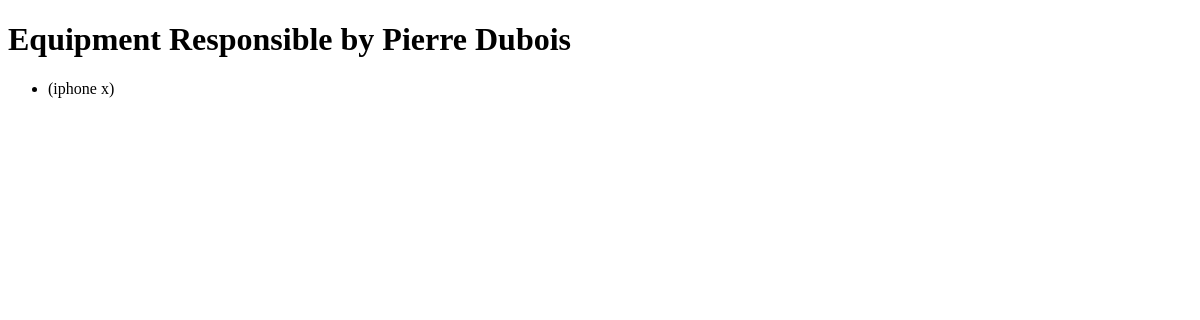
The app's page /teacher_responsibility/1/, older data.
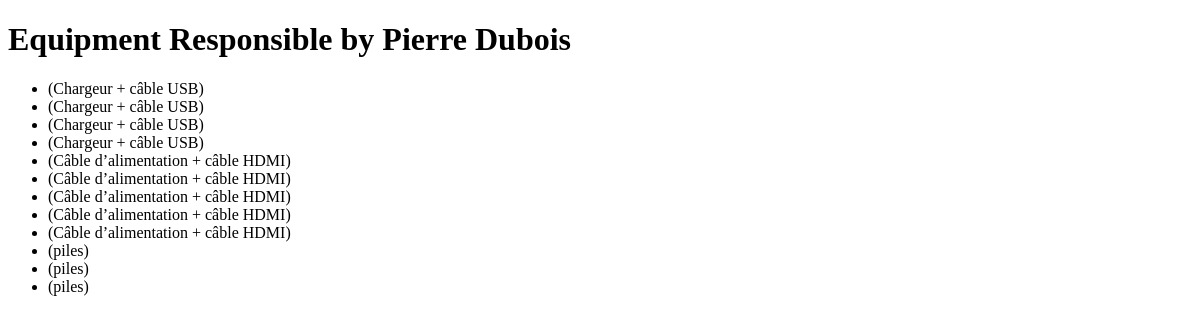
The same page, newer data.
### equipment_app/models.py (models this page shows, shortened)
class Equipment(models.Model):
    EQUIPMENT_TYPE_CHOICES = [
        ('smartphone', 'Smartphone'),
        ('tablet', 'Tablette'),
        ('screen', 'Écran'),
        ('projector', 'Vidéo-Projecteur'),
        ('laser_pointer', 'Pointeur Laser'),
    ]
    BUDGET_CHOICES = [
        ('current_year', 'Current Year Budget'),
        ('projects', 'Projects Budget'),
        ('exceptional', 'Exceptional Financing'),
    ]
    type = models.CharField(max_length=50, choices=EQUIPMENT_TYPE_CHOICES)
    budget = models.CharField(max_length=20, choices=BUDGET_CHOICES, default='current_year')
    accessories = models.TextField()
    owner = models.ForeignKey(Teacher, on_delete=models.CASCADE)
    current_location = models.ForeignKey(Room, on_delete=models.CASCADE, related_name='location', default=1)
    current_possessor = models.ForeignKey(Teacher, on_delete=models.CASCADE, related_name='possessor')

### equipment_app/views.py (the view)
# urls.py: path('teacher_responsibility/<int:teacher_id>/', views.teacher_responsibility, name='teacher_responsibility'),
def teacher_responsibility(request, teacher_id):
    teacher = Teacher.objects.get(id=teacher_id)
    equipment_responsible = Equipment.objects.filter(owner=teacher)
    return render(request, 'teacher_responsibility.html', {'teacher': teacher, 'equipment_responsible': equipment_responsible})

### equipment_app/templates/teacher_responsibility.html (shortened to what this page needs)
<!DOCTYPE html>
<html lang="en">
<head>
</head>
<body>
    <h1>Equipment Responsible by {{ teacher.name }}</h1>
    <ul>
        {% for equipment in equipment_responsible %}
            <li>{{ equipment.name }} ({{ equipment.accessories }})</li>
        {% endfor %}
    </ul>
</body>
</html>

Row changes from the older to the newer data that the page shows:
changed Equipment (number 1 of 12 on the later page): accessories "iphone x" → "Chargeur + câble USB"
added Equipment: accessories "Chargeur + câble USB"
added Equipment: accessories "Chargeur + câble USB"
added Equipment: accessories "Chargeur + câble USB"
added Equipment: accessories "Câble d’alimentation + câble HDMI"
added Equipment: accessories "Câble d’alimentation + câble HDMI"
added Equipment: accessories "Câble d’alimentation + câble HDMI"
added Equipment: accessories "Câble d’alimentation + câble HDMI"
added Equipment: accessories "Câble d’alimentation + câble HDMI"
added Equipment: accessories "piles"
added Equipment: accessories "piles"
added Equipment: accessories "piles"
